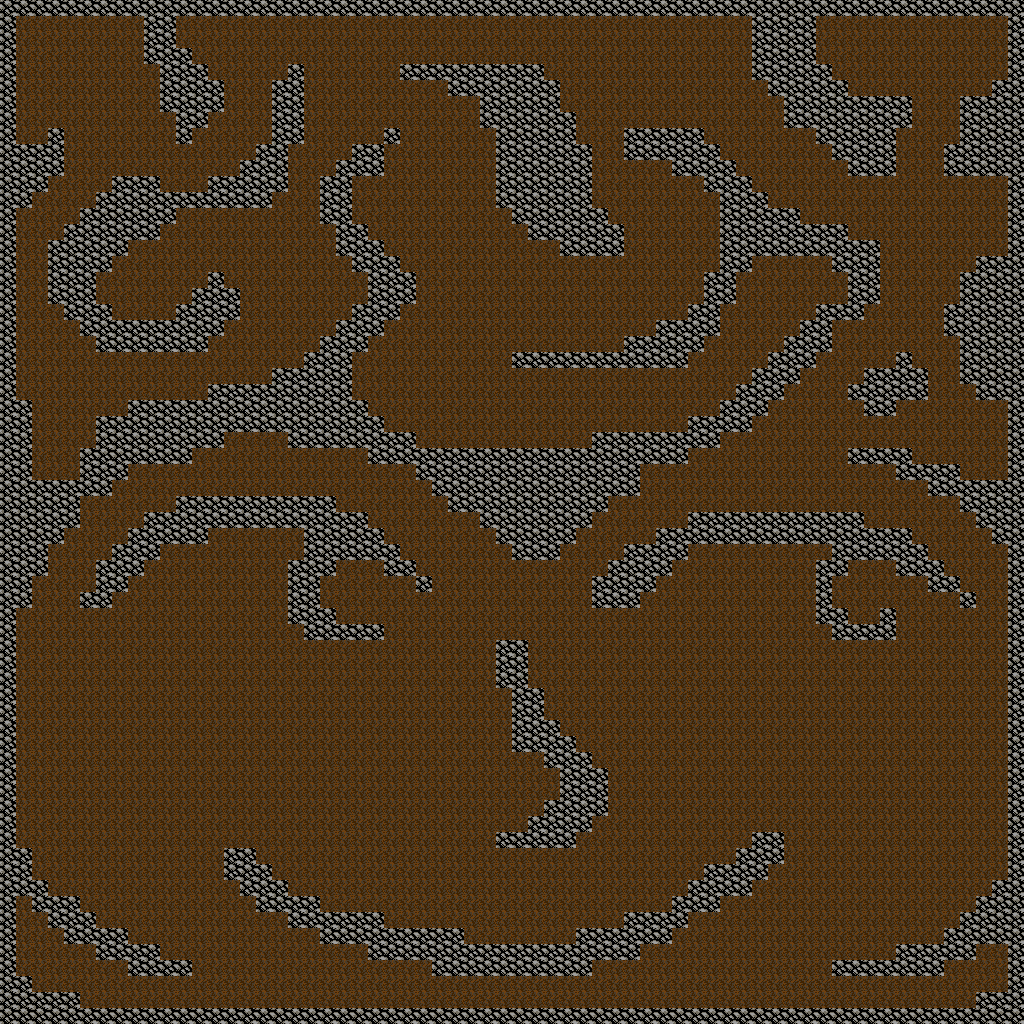

This game map was drawn from its Tiled (.tmx) file and the tilesets committed beside it. A one-line description and the trimmed map source follow:
An orthogonal 64x64 tile map with 16x16 px tiles, 2 tile layers (base, walls).

<map version="1.2" tiledversion="1.2.3" orientation="orthogonal" renderorder="right-down" width="64" height="64" tilewidth="16" tileheight="16" infinite="0" nextlayerid="4" nextobjectid="1">
 <tileset firstgid="1" name="uniqueTileSet" tilewidth="16" tileheight="16" tilecount="5" columns="5">
  <image source="../images/tiles/tiles.png" width="80" height="16" />
 </tileset>
 <layer id="1" name="base" width="64" height="64">
  <data>[4096 cells, 4096 non-empty, 1 distinct tile ids]</data>
 </layer>
 <layer id="2" name="walls" width="64" height="64">
  <data>[4096 cells, 1193 non-empty, 1 distinct tile ids]</data>
 </layer>
</map>
